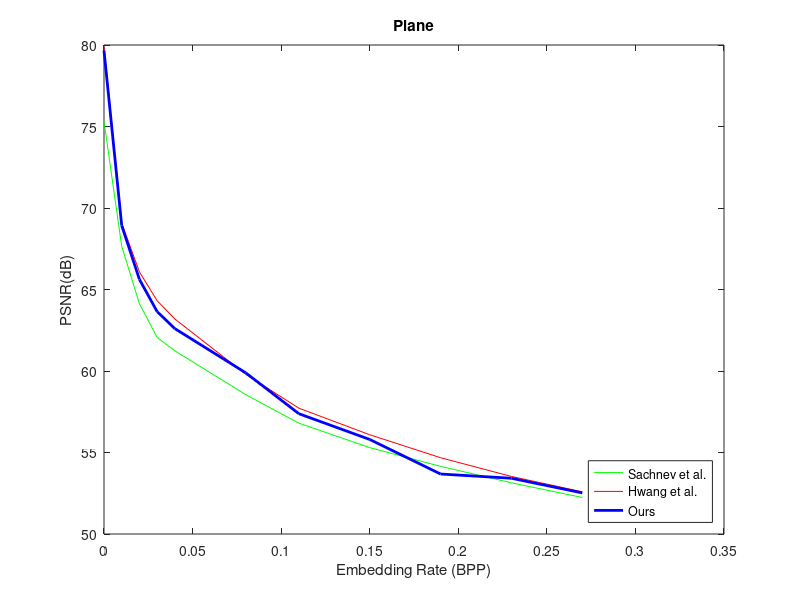

The MATLAB source for this figure: (Note: this script raises an error after producing the figure.)
Bpp = [0.00 0.01 0.02 0.03 0.04 0.08 0.11 0.15 0.19 0.23 0.27];
Sachnev =[75.00 64.25 61.42 59.58 58.51 55.29 53.36 52.01 50.88 49.78 47.74];
Hwang = [77.54 66.76 63.48 61.54 60.34 56.78 54.58 52.89 51.42 49.88 48.31];
Our = [78.03 67.38 64.15 62.24 59.90 56.91 55.54 53.95 52.60 51.25 49.92];
figure(1);
a = plot(Bpp, Sachnev, 'g', ...     
    Bpp,Hwang, 'r', ...
    Bpp,Our, 'b', ...    
        'linewidth', 2); 
title('Lena');
legend('Sachnev et al.','Hwang et al.','Ours','location', 'southeast');
xlabel('Embedding Rate (BPP)','FontSize',11)
ylabel('PSNR(dB)','FontSize',11)

Bpp = [0.00 0.01 0.02 0.03 0.04 0.08 0.11 0.15 0.19 0.23 0.27];
Sachnev =[75.31 67.65 64.13 62.06 61.24 58.55 56.80 55.30 54.15 53.14 52.24];
Hwang = [79.91 69.07 66.08 64.31 63.19 59.80 57.72 56.09 54.68 53.53 52.59];
Our = [79.66 68.92 65.62 63.64 62.60 59.89 57.38 55.80 53.68 53.42 52.52];
figure(1);
a = plot(Bpp, Sachnev, 'g', ...     
    Bpp,Hwang, 'r', ...
    Bpp,Our, 'b', ...    
        'linewidth', 2); 
title('Plane');
legend('Sachnev et al.','Hwang et al.','Ours','location', 'southeast');
xlabel('Embedding Rate (BPP)','FontSize',11)
ylabel('PSNR(dB)','FontSize',11)

figure(3) % PSNR va BPP
plot(TpTnpsnr(:,1),TpTnpsnr(:,2),'ko-','MarkerSize',4.5,'MarkerFaceColor','k');hold on;grid on
xlabel('Embedding Rate (BPP)','FontSize',11)
ylabel('PSNR(dB)','FontSize',11)
